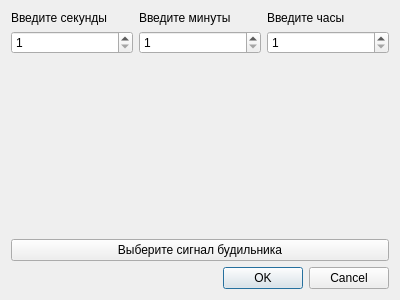
<?xml version="1.0" encoding="UTF-8"?>
<ui version="4.0">
 <class>DialogAlarm</class>
 <widget class="QDialog" name="DialogAlarm">
  <property name="geometry">
   <rect>
    <x>0</x>
    <y>0</y>
    <width>400</width>
    <height>300</height>
   </rect>
  </property>
  <property name="windowTitle">
   <string>Dialog</string>
  </property>
  <layout class="QGridLayout" name="gridLayout">
   <item row="0" column="0">
    <layout class="QHBoxLayout" name="horizontalLayout">
     <item>
      <layout class="QVBoxLayout" name="verticalLayout">
       <item>
        <widget class="QLabel" name="lbl_s">
         <property name="text">
          <string>Введите секунды</string>
         </property>
        </widget>
       </item>
       <item>
        <widget class="QSpinBox" name="sb_alarm_sec">
         <property name="minimum">
          <number>1</number>
         </property>
         <property name="maximum">
          <number>59</number>
         </property>
        </widget>
       </item>
      </layout>
     </item>
     <item>
      <layout class="QVBoxLayout" name="verticalLayout_2">
       <item>
        <widget class="QLabel" name="lbl_m">
         <property name="text">
          <string>Введите минуты</string>
         </property>
        </widget>
       </item>
       <item>
        <widget class="QSpinBox" name="sb_alarm_min">
         <property name="minimum">
          <number>1</number>
         </property>
         <property name="maximum">
          <number>59</number>
         </property>
        </widget>
       </item>
      </layout>
     </item>
     <item>
      <layout class="QVBoxLayout" name="verticalLayout_3">
       <item>
        <widget class="QLabel" name="lbl_h">
         <property name="text">
          <string>Введите часы</string>
         </property>
        </widget>
       </item>
       <item>
        <widget class="QSpinBox" name="sb_alarm_hours">
         <property name="minimum">
          <number>1</number>
         </property>
         <property name="maximum">
          <number>12</number>
         </property>
        </widget>
       </item>
      </layout>
     </item>
    </layout>
   </item>
   <item row="3" column="0">
    <widget class="QDialogButtonBox" name="buttonBox">
     <property name="orientation">
      <enum>Qt::Horizontal</enum>
     </property>
     <property name="standardButtons">
      <set>QDialogButtonBox::Cancel|QDialogButtonBox::Ok</set>
     </property>
    </widget>
   </item>
   <item row="1" column="0">
    <spacer name="verticalSpacer">
     <property name="orientation">
      <enum>Qt::Vertical</enum>
     </property>
     <property name="sizeHint" stdset="0">
      <size>
       <width>20</width>
       <height>40</height>
      </size>
     </property>
    </spacer>
   </item>
   <item row="2" column="0">
    <widget class="QPushButton" name="btn_change_melody">
     <property name="text">
      <string>Выберите сигнал будильника</string>
     </property>
    </widget>
   </item>
  </layout>
 </widget>
 <resources/>
 <connections>
  <connection>
   <sender>buttonBox</sender>
   <signal>accepted()</signal>
   <receiver>DialogAlarm</receiver>
   <slot>accept()</slot>
   <hints>
    <hint type="sourcelabel">
     <x>227</x>
     <y>279</y>
    </hint>
    <hint type="destinationlabel">
     <x>157</x>
     <y>274</y>
    </hint>
   </hints>
  </connection>
  <connection>
   <sender>buttonBox</sender>
   <signal>rejected()</signal>
   <receiver>DialogAlarm</receiver>
   <slot>reject()</slot>
   <hints>
    <hint type="sourcelabel">
     <x>295</x>
     <y>285</y>
    </hint>
    <hint type="destinationlabel">
     <x>286</x>
     <y>274</y>
    </hint>
   </hints>
  </connection>
 </connections>
</ui>
